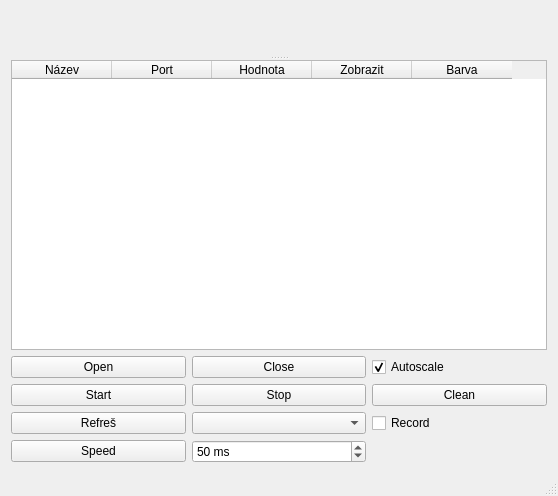
<?xml version="1.0" encoding="UTF-8"?>
<ui version="4.0">
 <class>MainWindow</class>
 <widget class="QMainWindow" name="MainWindow">
  <property name="geometry">
   <rect>
    <x>0</x>
    <y>0</y>
    <width>558</width>
    <height>496</height>
   </rect>
  </property>
  <property name="windowTitle">
   <string>MainWindow</string>
  </property>
  <widget class="QWidget" name="centralWidget">
   <layout class="QVBoxLayout" name="verticalLayout_2" stretch="1,0">
    <item>
     <widget class="QSplitter" name="splitter">
      <property name="orientation">
       <enum>Qt::Vertical</enum>
      </property>
      <widget class="QCustomPlot" name="plot" native="true"/>
      <widget class="QTableWidget" name="table">
       <column>
        <property name="text">
         <string>Název</string>
        </property>
       </column>
       <column>
        <property name="text">
         <string>Port</string>
        </property>
       </column>
       <column>
        <property name="text">
         <string>Hodnota</string>
        </property>
       </column>
       <column>
        <property name="text">
         <string>Zobrazit</string>
        </property>
       </column>
       <column>
        <property name="text">
         <string>Barva</string>
        </property>
       </column>
      </widget>
     </widget>
    </item>
    <item>
     <widget class="QWidget" name="widget" native="true">
      <property name="sizePolicy">
       <sizepolicy hsizetype="Preferred" vsizetype="Minimum">
        <horstretch>0</horstretch>
        <verstretch>0</verstretch>
       </sizepolicy>
      </property>
      <layout class="QVBoxLayout" name="verticalLayout">
       <property name="spacing">
        <number>0</number>
       </property>
       <property name="leftMargin">
        <number>0</number>
       </property>
       <property name="topMargin">
        <number>0</number>
       </property>
       <property name="rightMargin">
        <number>0</number>
       </property>
       <property name="bottomMargin">
        <number>0</number>
       </property>
       <item>
        <layout class="QGridLayout" name="gridLayout">
         <item row="2" column="0">
          <widget class="QPushButton" name="butRefresh">
           <property name="text">
            <string>Refreš</string>
           </property>
          </widget>
         </item>
         <item row="1" column="0">
          <widget class="QPushButton" name="butStart">
           <property name="text">
            <string>Start</string>
           </property>
          </widget>
         </item>
         <item row="0" column="0">
          <widget class="QPushButton" name="butOpen">
           <property name="text">
            <string>Open</string>
           </property>
          </widget>
         </item>
         <item row="2" column="2">
          <widget class="QCheckBox" name="checkRec">
           <property name="text">
            <string>Record</string>
           </property>
          </widget>
         </item>
         <item row="1" column="2">
          <widget class="QPushButton" name="butClean">
           <property name="text">
            <string>Clean</string>
           </property>
          </widget>
         </item>
         <item row="0" column="2">
          <widget class="QCheckBox" name="checkAuto">
           <property name="text">
            <string>Autoscale</string>
           </property>
           <property name="checked">
            <bool>true</bool>
           </property>
          </widget>
         </item>
         <item row="1" column="1">
          <widget class="QPushButton" name="butStop">
           <property name="text">
            <string>Stop</string>
           </property>
          </widget>
         </item>
         <item row="2" column="1">
          <widget class="QComboBox" name="comboPorts"/>
         </item>
         <item row="3" column="1">
          <widget class="QSpinBox" name="spinBox">
           <property name="suffix">
            <string> ms</string>
           </property>
           <property name="minimum">
            <number>3</number>
           </property>
           <property name="maximum">
            <number>10000</number>
           </property>
           <property name="value">
            <number>50</number>
           </property>
          </widget>
         </item>
         <item row="0" column="1">
          <widget class="QPushButton" name="butClose">
           <property name="text">
            <string>Close</string>
           </property>
          </widget>
         </item>
         <item row="3" column="0">
          <widget class="QPushButton" name="pushButton">
           <property name="text">
            <string>Speed</string>
           </property>
          </widget>
         </item>
        </layout>
       </item>
      </layout>
     </widget>
    </item>
   </layout>
  </widget>
  <widget class="QStatusBar" name="statusBar"/>
 </widget>
 <layoutdefault spacing="6" margin="11"/>
 <customwidgets>
  <customwidget>
   <class>QCustomPlot</class>
   <extends>QWidget</extends>
   <header>qcustomplot.h</header>
   <container>1</container>
  </customwidget>
 </customwidgets>
 <resources/>
 <connections/>
</ui>
